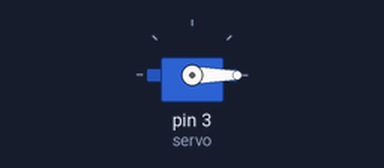
Bench run of a sketch on a simulated Arduino Uno, built with avr-gcc and run on an emulated ATmega328P. On the bench: servo.

Above: at 0.05 s.
Timing chart, 0 to 4.6 s (numbered marks = the images above):
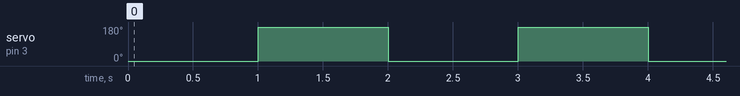

The sketch:

geckoMister.ino
```cpp
#include <Servo.h>

Servo servo;

int times = 0;

void setup() {
  // put your setup code here, to run once:

  servo.attach(3);

  Serial.begin(9600);
}

void loop() {
  mist();
  mist();
  mist();
  delay(3600000);

  times++;
  Serial.println(times);
}

void mist(){
  // put your main code here, to run repeatedly:
  servo.write(0);

  delay(1000);

  servo.write(180);

  delay(1000);

  servo.write(0);
}
```

Measured:
- by itself, servo on pin 3 (servo): alternates 180° for 1.0 s and 0° for 1.0 s, 6 changes in all, then stays 0°
